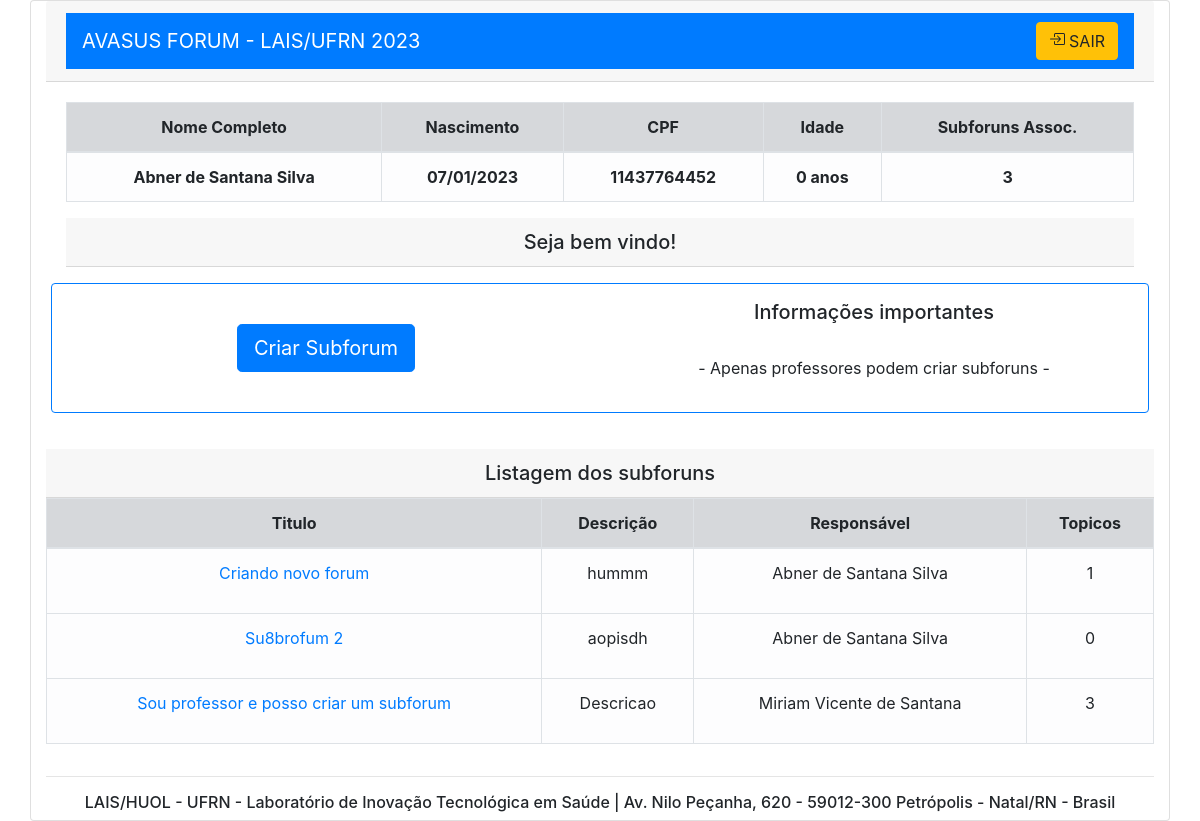
Page /pag-inicial (signed in) on the committed database.
### forum/models.py (models this page shows, shortened)
class CustomUser(AbstractUser):
    username = None
    nome_completo = models.CharField(max_length=60, default=' ')
    nome_social = models.CharField(max_length=50, default=' ')
    cpf = models.CharField(primary_key=True,  max_length=11)
    nasc = models.DateField(default=timezone.now)
    estado = models.CharField(max_length=2, default=' ')
    cidade = models.CharField(max_length=50, default=' ')
    TIPO_USUARIO = (
        ("PROF", "Professor"),
        ("ALU", "Aluno"),
    )
    perfil = models.CharField(choices=TIPO_USUARIO, max_length=4, default='ALU')
    objects = UserManager()
    USERNAME_FIELD = 'cpf'
    REQUIRED_FIELDS = []

class Subforum(models.Model):
    cod_subforum = models.AutoField(primary_key=True)
    autor = models.ForeignKey(CustomUser, on_delete=models.CASCADE)
    nome_autor = models.CharField(max_length=50, default=' ')
    cat_subforum = models.ForeignKey(Categoria, on_delete=models.CASCADE)
    nome_social = models.CharField(max_length=50, default=' ')
    titulo = models.CharField(max_length=120, default=' ')
    descricao = models.CharField(max_length=512, default=' ')
    data_criacao = models.DateTimeField(default=timezone.now)
    ESTADO = (
        ("ATV", "Ativado"),
        ("TRC", "Trancado"),
    )
    estado = models.CharField(choices=ESTADO, max_length=4, default='ATV')

### forum/views.py (the view, shortened to what this page needs)
# urls.py: path('pag-inicial', pag_inicial, name='pag-inicial'),
def pag_inicial(request):
    if request.user.is_authenticated == True:
        cpf = request.user.cpf
        nome = request.user.nome_completo
        nasc = CustomUser.objects.filter(cpf=cpf).values_list('nasc')
        dias_ano = 365.2425
        idade = int((datetime.date.today() - nasc[0][0]).days / dias_ano)
        perfil =  CustomUser.objects.filter(cpf=cpf).values_list('perfil')
        if  perfil[0][0] == 'ALU':
            bloquear = 'disabled'
        else:
            bloquear=''
        _cpf = CustomUser.objects.filter(cpf=cpf)
        subforuns_assoc = len(VinculoSubforum.objects.filter(aluno=_cpf[0]))
        vinculo_subforum =VinculoSubforum.objects.values_list('aluno', 'cod_subforum').filter(aluno=_cpf[0])
        subforums = list(Subforum.objects.values_list('titulo','descricao', 'nome_autor','cod_subforum', 'nome_autor') )
        topicos = list((Topico.objects.values('cod_subforum').annotate(dcount=Count('cod_subforum'))))
        listagem_subforums = []
        for titulo, descricao, autor, cod_subforum, nome_autor in subforums:
            for cod_vinc in vinculo_subforum:
                if cod_subforum == cod_vinc[1]:
                    for n in topicos:
                        if cod_subforum == n['cod_subforum']:
                            listagem_subforums.append((titulo, descricao,autor,cod_subforum,n['dcount']))
                    try:
                        if listagem_subforums[-1][3] != cod_subforum:
                            listagem_subforums.append((titulo, descricao,autor,cod_subforum,0))
                    except:
                        listagem_subforums.append((titulo, descricao,autor,cod_subforum,0))
        context = {
            'cpf' : str(cpf),
            'nome' : str(nome),
            'idade' : str(idade),
            'nasc' : nasc[0][0],
            'bloquear' : bloquear,
            'subforuns_assoc' : subforuns_assoc,
            'listagem_subforums' : listagem_subforums
        }
        return render(request, "pag-inicial.html", context)
    else:
        return redirect('/') # se nao autenticado redireciona pra login

### forum/templates/pag-inicial.html (shortened to what this page needs)
<!DOCTYPE html>
<html lang="pt-br">
  <head>
    <link
    href="//maxcdn.bootstrapcdn.com/bootstrap/4.0.0/css/bootstrap.min.css"
    rel="stylesheet"
    id="bootstrap-css"
  />
  <link rel="stylesheet" href="https://cdn.jsdelivr.net/npm/bootstrap-icons@1.8.1/font/bootstrap-icons.css">
  </head>
  <body>
      <div class="text-center text-lg-start ">
        <form action="" method="POST">
          <div class="card container ">
            <div class="card-header">
              <nav class="navbar navbar-dark bg-primary">
                <a class="navbar-brand" href="#">AVASUS FORUM - LAIS/UFRN 2023 </a>
                <form class="form-inline my-2 my-lg-0">
                  <a href="{% url 'logout' %}" class=" btn btn-warning ">
                    SAIR</a>
                </form>
              </nav>
            </div>
            <div class="card-body ">
              <table class="table table-bordered  table-hover ">
                <thead class="table-light">
                  <tr>
                    <td class="table-secondary"><b>Nome Completo</b></td>
                    <td class="table-secondary"><b>Nascimento</b></td>
                    <td class="table-secondary"><b>CPF</b></td>
                    <td class="table-secondary"><b>Idade</b></td>
                    <td class="table-secondary"><b>Subforuns Assoc.</b></td>
                  </tr>
                </thead>
                <tbody>
                  <tr>
                    <td class="table-light"><b>{{nome}}</b></td>
                    <td class="table-light"><b>{{nasc | date:"d/m/Y"}}</b></td>
                    <td class="table-light"><b>{{cpf}}</b></td>
                    <td class="table-light"><b>{{idade}} anos</b></td>
                    <td class="table-light"><b> {{subforuns_assoc}} </b></td>
                  </tr>
                </tbody>
              </table>
              <div class="card-header h5">
                Seja bem vindo!
              </div>
            <div class="row border border-primary rounded py-3 my-3">
              <div class="col-sm  ">
<br>
<button  type="button" class="btn btn-primary btn-lg" data-toggle="modal" data-target="#exampleModalCenter" {{bloquear}}>
  Criar Subforum
</button>
      </form>
      </div>
                <br>
              <div class="col-sm">
                <p class="h5"> Informações importantes </p><br>
                <p>- Apenas professores podem criar subforuns -</p>
              </div>
          <div class="card-header h5">
            Listagem dos subforuns
          </div>
          <table class="table table-bordered  table-hover">
            <thead class="table-light" >
              <tr>
                <td class="table-secondary" ><b>Titulo </b></td>
                <td class="table-secondary" ><b>Descrição</b></td>
                <td class="table-secondary" ><b>Responsável</b></td>
                <td class="table-secondary" ><b>Topicos</b></td>
              </tr>
            </thead>
            <tbody>
              {% for titulo , descricao, responsavel, cod_subforum, topicos in listagem_subforums %}
              <tr>
              <td  class="table-light" >  <a href={{cod_subforum}}>{{titulo}}</a> </td>
              <td  class="table-light" >
                  <p> {{descricao}}</p>
              </td>
              <td  class="table-light">
                  <p>{{responsavel}}</p>
              </td>
              <td  class="table-light">
                   <p> {{topicos}}</p>
              </td>
              </tr>
              {% endfor %}
            </tbody>
          </table>
            <hr>
            <footer>
              <p class="h6">LAIS/HUOL - UFRN - Laboratório de Inovação Tecnológica em Saúde | Av. Nilo Peçanha, 620 - 59012-300 Petrópolis - Natal/RN - Brasil </p>
              </footer>
  </body>
</html>

### rows in the picture
CustomUser: nome_completo "Abner de Santana Silva", cpf "11437764452"
Subforum: listagem_subforums "Criando novo forum", listagem_subforums "hummm"
Subforum: listagem_subforums "Su8brofum 2", listagem_subforums "aopisdh"
Subforum: listagem_subforums "Sou professor e posso criar um subforum", listagem_subforums "Descricao"

### other values in the picture
{{ nasc | date:"d/m/Y" }} "07/01/2023"
{{ idade }} "0"
{{ subforuns_assoc }} "3"
{{ responsavel }} "Abner de Santana Silva" "Abner de Santana Silva" "Miriam Vicente de Santana"
{{ topicos }} "1" "0" "3"
